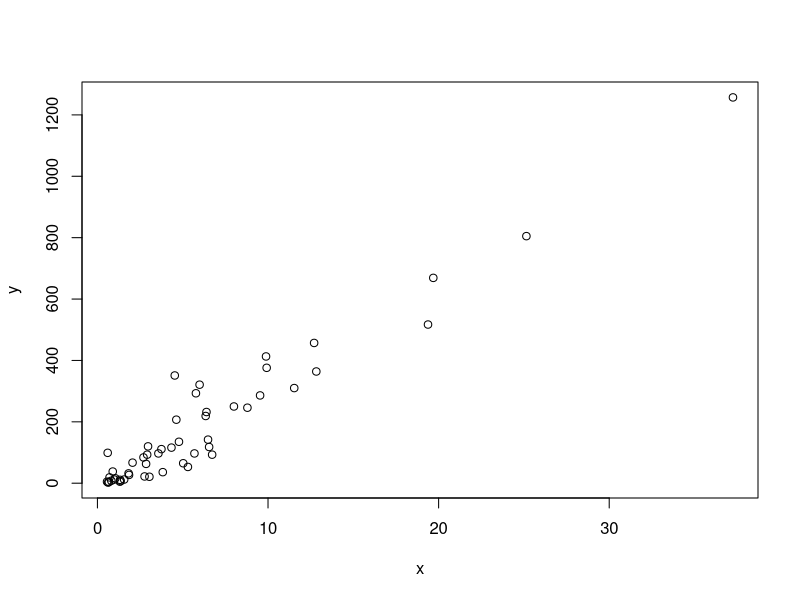
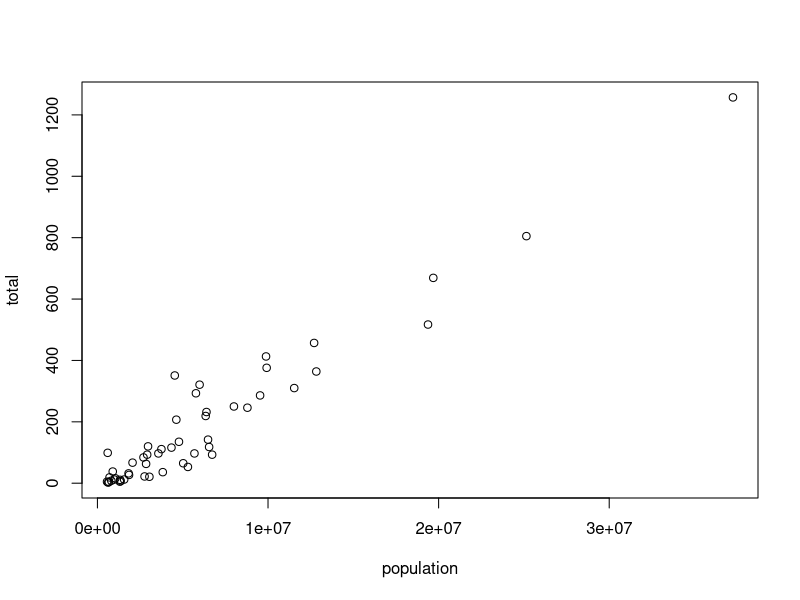
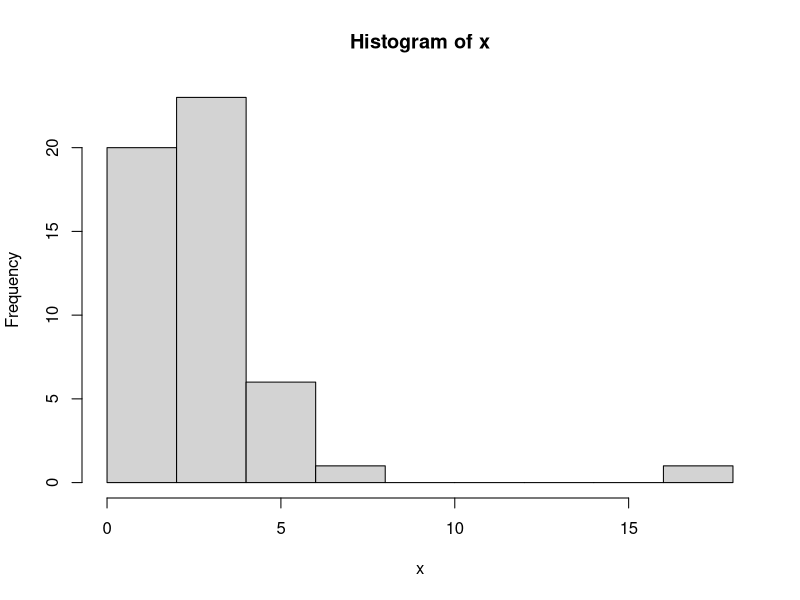
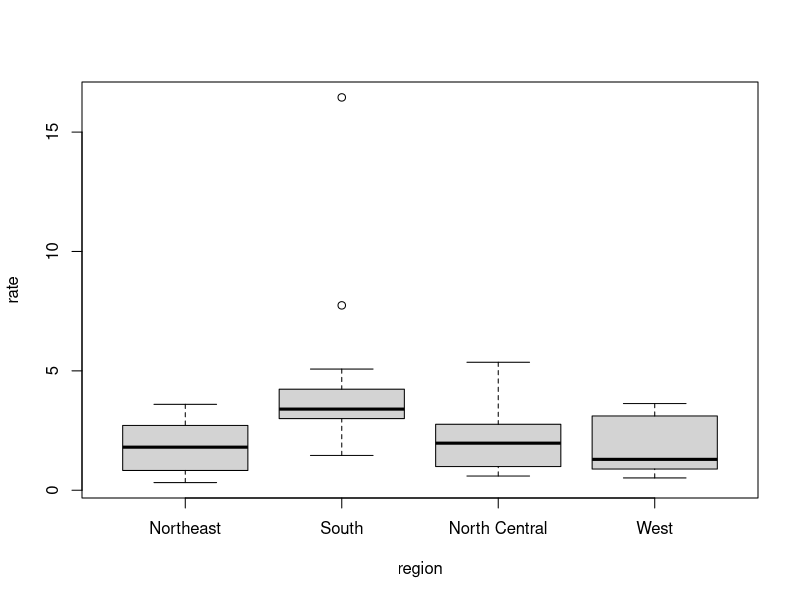
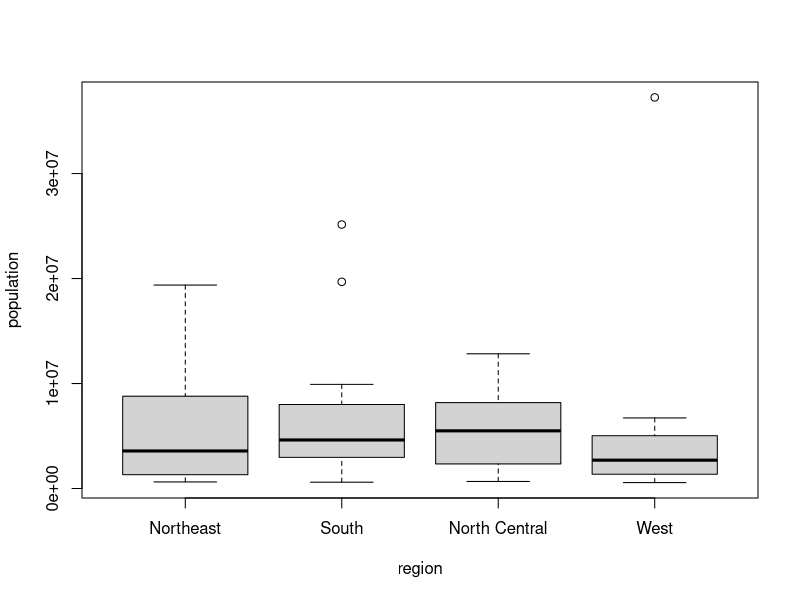
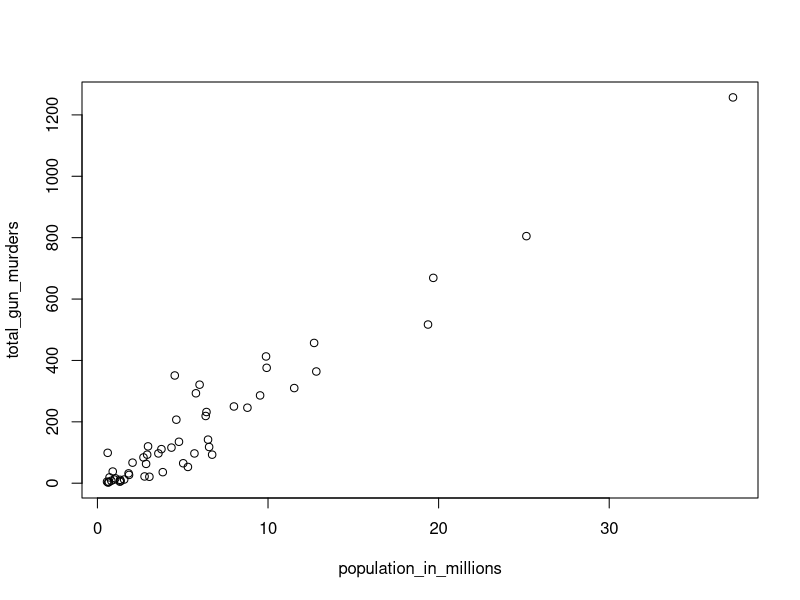
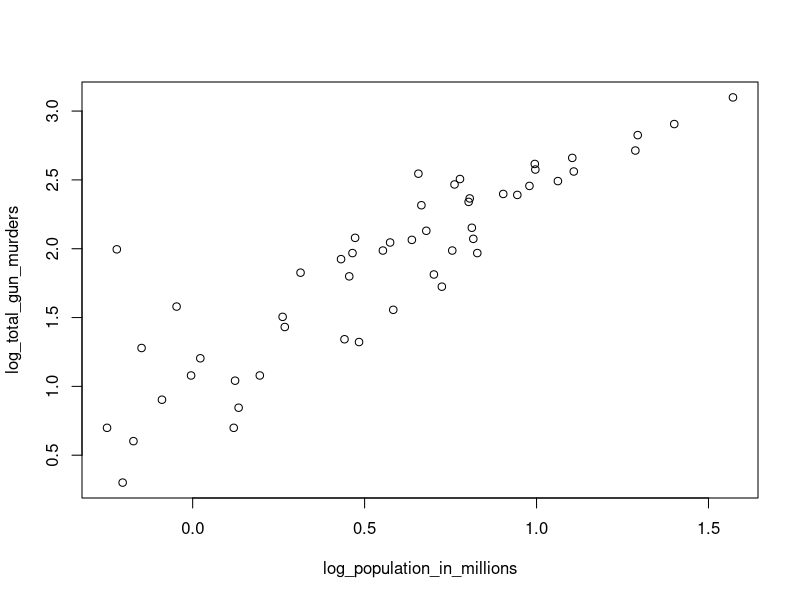
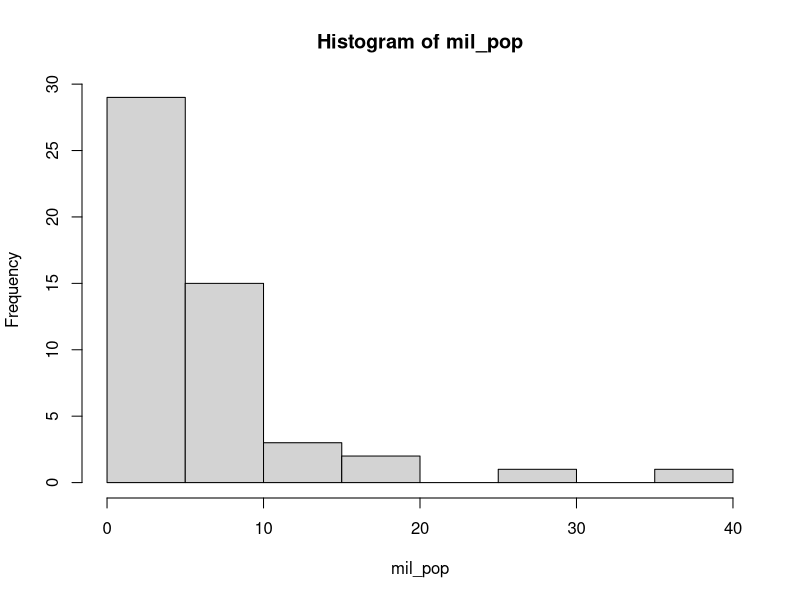

The R source for these figures, in order: (Note: this script raises an error after producing the figures.)
library(dslabs)
## Code to compute solution to quadratic equation of the form ax^2 + bx + c
## define the variables
a <- 2
b <- -1
c <- -4

## now compute the solution
solution_1 <- (-b + sqrt(b^2 - 4*a*c) ) / ( 2*a )
solution_2 <- (-b - sqrt(b^2 - 4*a*c) ) / ( 2*a )
print(solution_1)
print(solution_2)

print(log(1024, base = 4))

## check sum of first n integers 
n <- 1000
y <- seq(1, n)
sum(y)
print(n*(n + 1) / 2)

## check the four calculations with various x inputs  
x <- 100
print(log(10^x))
print(log10(x^10))
print(log(exp(x)))
print(exp(log(x, base = 2)))


data(murders)
class(x)
data(murders)
class(murders)
str(murders)
head(murders)
names(murders)
murders$population
class(murders$pop)
class(murders$state)
class(murders$region)
levels(murders$region)
region <- murders$region
value <- murders$total
region <- reorder(region, value, FUN = sum)
levels(region)


z <- 3 == 2
z
class(z)

## Exercise 3.6
library(dslabs)
data(murders)
str(murders)
a <- murders$abb
class(a)
data("murders")
b <- murders[,2]
identical(a, b)
class(murders$region)
length(levels(murders$region)) 
table(murders$region)

rm(a, b, c)
rm(n, x, z)
rm(region, value)
rm(solution_1, solution_2)
## 3.7 Vectors
codes <- c(380, 124, 818)
country <- c("italy", "canada", "egypt")
codes <- c(italy = 380, canada = 124, egypt = 818)
class(codes)
names(codes)
codes <- c("italy" = 380, "canada" = 124, "egypt" = 818)
codes

rm(codes, country)
codes <- c(380, 124, 818)
country <- c("italy","canada","egypt")
names(codes) <- country
codes

seq(1, 10)
country_index <- seq(1, 3)
class(country_index)
codes[1:2]
codes["canada"]
codes[c("egypt","italy")]

x <- c(1, "canada", 3)
class(x)

x <- 1:5
y <- as.character(x)
y
as.numeric(y)


## Exercise 3.9

temp <- c("Beijing" = 35, "Lagos" = 88, "Paris" = 42, "Rio de Janeiro" = 84, "San Juan" = 81, "Toronto" = 30)
temp[1:3]
temp[c("Paris", "San Juan")]
x <- 12:73
y <- seq(1, 99, 2)
length(seq(6, 55, 4/7))
a <- seq(1, 10, 0.5)
class(a)
a <- seq(1, 10)
class(a)
class(1L)

temp <- c(35, 88, 42, 84, 81, 30)
city <- c("Beijing", "Lagos", "Paris", "Rio de Janeiro", "San Juan", "Toronto")
names(temp) <- city
temp


x <- c("1", "3", "5")
y <- as.integer(x)


## 3.10 
x <- c(31, 4, 15, 92, 65)
sort(x)
index <- order(x)
x[index]
x
order(x)

library(dslabs)
data(murders)
sort(murders$total)
ind <- order(murders$total) 
murders$abb[ind]
max(murders$total)
i_max <- which.max(murders$total)
murders$state[i_max]
rm(a, codes, country, country_index, i_max, ind, index, temp, x, y)
## recycling 
x <- c(1,2,3)
y <- c(10, 20, 30, 40, 50, 60)
x+y
rm(x, y)

## Exercise 3.11
library(dslabs)
data("murders")
pop <- (murders$population)
sort(pop)
print(sort(pop)[1])
# Access the `state` variable and store it in an object 
states <- murders$state 
# Sort the object alphabetically and redefine the object 
states <- sort(states) 
# Report the first alphabetical value  
states[1]
# Access population values from the dataset and store it in pop
pop <- (murders$population)
# Sort the object and save it in the same object 
pop <- sort(pop)
# Report the smallest population size 
pop[1]
# Access population from the dataset and store it in pop
pop <- (murders$population)
# Use the command order to find the vector of indexes that order pop and store in object ord
ord <- order(murders$pop) 
# Find the index number of the entry with the smallest population size
ord[1]
# Define the variable i to be the index of the smallest state
i <- which.min(murders$population)
# Define variable states to hold the states
states <- (murders$state)
# Use the index you just defined to find the state with the smallest population
states[i]


ind <- order(murders$pop) 
murders$pop[ind]
min(murders$pop)
i_min <- which.min(murders$pop)
murders$state[i_min]

temp <- c(35, 88, 42, 84, 81, 30)
city <- c("Beijing", "Lagos", "Paris", "Rio de Janeiro", "San Juan", "Toronto")
city_temps <- data.frame(name = city, temperature = temp)
rm(city, temp)

## Store temperatures in an object 
temp <- c(35, 88, 42, 84, 81, 30)
## Store city names in an object 
city <- c("Beijing", "Lagos", "Paris", "Rio de Janeiro", "San Juan", "Toronto")
## Create data frame with city names and temperature 
city_temps <- data.frame(name = city, temperature = temp)
## Define a variable states to be the state names 
states <- (murders$state)
## Define a variable ranks to determine the population size ranks 
ranks <- rank(murders$population)
## Create a data frame my_df with the state name and its rank
my_df <- data.frame(states, ranks)

## Define a variable states to be the state names from the murders data frame

states <- (murders$state)
## Define a variable ranks to determine the population size ranks 
ranks <- rank(murders$population)
## Define a variable ind to store the indexes needed to order the population values
ind <- order(murders$population) 
## Create a data frame my_df with the state name and its rank and ordered from least populous to most 
my_df<-data.frame(states = states[ind],ranks = ranks[ind])
str(my_df)


data("na_example")  
str(na_example)
mean(na_example)
ind <- is.na(na_example)
mean(na_example[!ind])

rm(city, i_min, ind, na_example, pop, ranks, states, temp)

## 3.12 Vectors
library(dslabs)
data("murders")
murder_rate <- murders$total / murders$population * 100000
murders$state[order(murder_rate)]

rm(city_temps)
temp <- c(35, 88, 42, 84, 81, 30)
temp <- (5 / 9) * (temp - 32)
city <- c("Beijing", "Lagos", "Paris", "Rio de Janeiro", "San Juan", "Toronto")
city_temps <- data.frame(name = city, temperature = temp)

x <- 1:100
sum(1 / (x^2))
(pi^2) /6

library(dslabs)
data(murders)
# Store the per 100,000 murder rate for each state in murder_rate
murder_rate <- murders$total / murders$population * 100000
# Calculate the average murder rate in the US 
mean(murder_rate)
 
 
## 3.14 subsetting with logicals
ind <- murder_rate <= 0.71
ind
murders$state[ind]
sum(ind)
west <- murders$region == "West"
safe <- murder_rate <= 1
ind <- safe & west
murders$state[ind]

ind <- which(murders$state == "California")
murder_rate[ind]
murder_rate[which(murders$state == "California")]

ind <- match(c("New York", "Florida", "Texas"), murders$state)
murder_rate[ind]
murder_rate[match(c("New York", "Florida", "Texas"), murders$state)]

c("Boston", "Dakota", "Washington") %in% murders$state

## compare:
match(c("New York", "Florida", "Texas"), murders$state)
which(murders$state%in%c("New York", "Florida", "Texas"))

# Store the murder rate per 100,000 for each state, in `murder_rate`
murder_rate <- murders$total / murders$population * 100000
# Store the `murder_rate < 1` in `low`
low <- murder_rate < 1
which(low)
murders$state[low]
# Create a vector ind for states in the Northeast and with murder rates lower than 1. 
ind <- (murders$region == "Northeast") & low
# Names of states in `ind` 
murders$state[ind]

# Compute the average murder rate using `mean` and store it in object named `avg`
avg <- mean(murder_rate)
# How many states have murder rates below avg ? Check using sum 
sum(murder_rate < avg)

abbs <- c("AK", "MI", "IA")
ind <- match(abbs, murders$abb)
murders$state[ind]


x <- c(2, 3, 5)
y <- c(1, 2, 3, 4)
x%in%y

# Store the 5 abbreviations in `abbs`. (remember that they are character vectors)
abbs <- c("MA", "ME", "MI", "MO", "MU")
# Use the %in% command to check if the entries of abbs are abbreviations in the the murders data frame
abbs%in%murders$abb
# Use the `which` command and `!` operator to find out which index abbreviations are not actually part of the dataset and store in `ind`
ind <- which(!abbs %in% murders$abb)
# Names of abbreviations in `ind`
abbs[ind]

## 3.16 Plot
x <- murders$population / 10^6
y <- murders$total
plot(x, y)

with(murders, plot(population, total))

x <- with(murders, total / population * 100000)
hist(x)
murders$state[which.max(x)]

murders$rate <- with(murders, total / population * 100000)
boxplot(rate~region, data = murders)
boxplot(population~region, data = murders)

library(dslabs)
data(murders)
population_in_millions <- murders$population/10^6
total_gun_murders <- murders$total
plot(population_in_millions, total_gun_murders)

library(dslabs)
data(murders)
log_population_in_millions <- log10(murders$population/10^6)
log_total_gun_murders <- log10(murders$total)
plot(log_population_in_millions, log_total_gun_murders)

mil_pop <- murders$population / 1000000
hist(mil_pop)

## Chapter 7
# Loading data
library(dslabs)
data(murders)
# Loading dplyr
library(dplyr)
# Redefine murders so that it includes a column named rate with the per 100,000 murder rates
murders <- mutate(murders, rate = total / population * 100000)
str(murders)

rate <-  murders$total/ murders$population * 100000
# Redefine murders to include a column named rank
# with the ranks of rate from highest to lowest
murders <- mutate(murders, rank = rank(-rate))

# Load dplyr
library(dplyr)
# Use select to only show state names and abbreviations from murders
select(murders, state, abb)

# Add the necessary columns
murders <- mutate(murders, rate = total/population * 100000, rank = rank(-rate))
# Filter to show the top 5 states with the highest murder rates
filter(murders, rank<=5)

# Use filter to create a new data frame no_south
no_south <- filter(murders, region != "South")
# Use nrow() to calculate the number of rows
nrow(no_south)

# Create a new data frame called murders_nw with only the states from the northeast and the west
murders_nw <- filter(murders, region %in% c("Northeast", "West"))
# Number of states (rows) in this category 
nrow(murders_nw)

filter(murders, population < 5000000 & region == "Northeast")

# add the rate column
murders <- mutate(murders, rate =  total / population * 100000, rank = rank(-rate))

# Create a table, call it my_states, that satisfies both the conditions 
my_states <- filter(murders, rate < 1 & region %in% c("Northeast", "West"))
# Use select to show only the state name, the murder rate and the rank
select(my_states, state, rate, rank)

mutate(murders, rate =  total / population * 100000, rank = (-rate)) %>% select(state, rate, rank)
filter(murders, rate < 1 & region %in% c("Northeast", "West")) %>% select(state, rate, rank)

# Loading the libraries
library(dplyr)
data(murders)

# Create new data frame called my_states (with specifications in the instructions)
my_states <- mutate(murders, rate =  total / population * 100000, rank = rank(-rate))%>% filter(rate < 1 & region %in% c("Northeast", "West")) %>% select(state, rate, rank)
my_states <- murders %>% mutate(rate =  total / population * 100000, rank = rank(-rate))%>% filter(rate < 1 & region %in% c("Northeast", "West")) %>% select(state, rate, rank)


## Section 4
a <- 17

if(a!=0){
  print(1/a)
} else{
  print("No reciprocal for 0.")
}
rm(a)


## Instructions say: which states, if any, have a murder rate lower than 0.5 per 100,000
## but in fact it returns only the index of the minimum 
library(dslabs)
data(murders)
murder_rate <- murders$total / murders$population*100000
ind <- which.min(murder_rate)
if(murder_rate[ind] < .25){
  print(murders$state[ind]) 
} else{
  print("No state has murder rate that low")
}

a <- 17
ifelse(a > 0, 1/a, NA)

a <- c(0,1,2,-4,5)
result <- ifelse(a > 0, 1/a, NA)

data(na_example)
no_nas <- ifelse(is.na(na_example), 0, na_example) 
sum(is.na(no_nas))
sum(na_example)

z <- c(TRUE, TRUE, FALSE)
any(z)
all(z)

any(is.na(na_example))
all(is.na(na_example))

avg <- function(x){
  s <- sum(x)
  n <- length(x)
  s/n
}

x <- 1:100
identical(mean(x), avg(x))

## function to produce arithmetic or geometric average depending on a user defined variable
avg <- function(x, arithmetic){
  n <- length(x)
  ifelse(arithmetic, sum(x)/n, prod(x)^(1/n))
}

x <- 1:100
n <- length(x)
sum(x)/n 
prod(x)^(1/n)

# arithmetic <- TRUE
avg(x, TRUE)
# arithmetic <- FALSE
avg(x, FALSE)

for(i in 1:5){
  print(i)
}


compute_s_n <- function(n){
  x <- 1:n
  sum(x)
}

m <- 25
s_n <- vector(length = m) # create an empty vector
for(n in 1:m){
  s_n[n] <- compute_s_n(n)
}

n <- 1:m
plot(n, s_n)
## print first six lines
head(data.frame(s_n = s_n, formula = n*(n+1)/2))

plot(n, s_n)
lines(n, n*(n+1)/2)

## perform element-wise operations on any function
x <- 1:10
sapply(x, sqrt)

n <- 1:25
s_n <- sapply(n, compute_s_n)
plot(n, s_n)

x <- c(1,2,-3,4)
if(all(x>0)){
  print("All Postives")
} else{
  print("Not all positives")
}
if(any(x>0)){
  print("Some Postives")
} else{
  print("No positives")
}
if(any(!(x>0))){
  print("Some non Postives")
} else{
  print("No non positives")
}


## Write a line of code that assigns to the object new_names the 
## state abbreviation when the state name is longer than 8 characters.

new_names <- ifelse(nchar(murders$state)<=8, murders$state, murders$abb) 

## Create a function sum_n that for any given value, say n, 
## computes the sum of the integers from 1 to n (inclusive)
sum_n <- function(n){
  x <- 1:n
  sum(x)
}
sum_n(5000)

## Create a function altman_plot that takes two arguments, 
## x and y, and plots the difference against the sum.
altman_plot <- function(x, y){
  plot(x+y, y-x)
}
altman_plot(c(10, 9, 8, 7, 6), c(2, 4, 6, 8, 10))
altman_plot(name_length, murder_rate)

## note that x is still 3 after running function
x <- 3
my_func <- function(y){
  x <- 5
  y+5
}
x

compute_s_n <- function(n){
  x <- 1:n
  sum(x^2)
}
compute_s_n(10)

## Define an empty numerical vector s_n of size 25 using 
## s_n <- vector("numeric", 25) 
## and store in the results of S1,S2,.S25 using a for-loop.

m <- 25
s_n <- vector("numeric", 25)
for(n in 1:m){
  s_n[n] <- compute_s_n(n)
}
s_n[10]

## Repeat exercise but this time use sapply
x <- 1:25
s_n_2 <- sapply(x, compute_s_n)

## Repeat exercise but this time use map_dbl
s_n_3 <- map_dbl(x, compute_s_n)
## sorry - couldn't get that one to work 
## Error in map_dbl(x, compute_s_n) : could not find function "map_dbl"

## Plot S_n versus n
n <- 1:25
plot(n, s_n)

## Confirm that the formula for this sum is  
## Sn=  n(  n  +    1)(  2  n  +    1)/  6
form <- x*(x + 1) * ( 2*x + 1) / 6

identical(s_n[x], form[x])


library(dslabs)
data(movielens)
str(movielens)
nlevels(movielens$genres)

name <- c("Mandi", "Amy", "Nicole", "Olivia")
distance <- c(0.8, 3.1, 2.8, 4.0)
time <- c(10, 30, 40, 50)
hour <- time/60
speed <- distance/hour

# creating a data frame with stringAsFactors = FALSE
grades <- data.frame(names = c("John", "Juan", "Jean", "Yao"), 
                     exam_1 = c(95, 80, 90, 85), 
                     exam_2 = c(90, 85, 85, 90),
                     stringsAsFactors = FALSE)


## Section 3 Assessment
library(dslabs)
data(heights)
options(digits = 3)    # report 3 significant digits for all answers
str(heights)
mean(heights$height)
ind <- heights$height>mean(heights$height)
sum(ind)

female <- heights$sex == "Female"
ind2 <- heights$height>mean(heights$height) & female
sum(ind2)

mean(female)

ind <- match(50.0, heights$height)
max(heights$height)
i_max <- which.max(heights$height)
heights$sex[i_max]
num_of_int <- min(heights$height):max(heights$height)

sum(!num_of_int %in% heights$height)
heights$height[18]
heights2 <- heights$height*2.54
heights2[18]
mean(heights2)
mean(female)*1050


## female_only <- data.frame(sex = female, height = heights2)
## female_only <- filter(female_only, female_only$sex == TRUE)
## female_only <- filter(heights, heights$sex != "Male")

female_only <- heights[which(heights$sex == "Female"),names(heights) %in% c("sex","height")]
fem_heights2 <- female_only$height*2.54
mean(fem_heights2)

library(dslabs)
data(olive)
head(olive)
plot(olive$palmitic, olive$palmitoleic)
hist(olive$eicosenoic)
boxplot(palmitic~region, data = olive)
